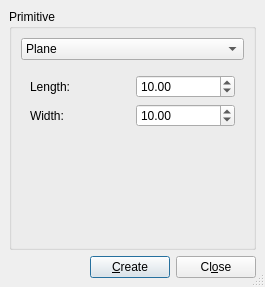
<ui version="4.0" >
 <author></author>
 <comment></comment>
 <exportmacro></exportmacro>
 <class>PartGui::DlgPrimitives</class>
 <widget class="QDialog" name="PartGui::DlgPrimitives" >
  <property name="geometry" >
   <rect>
    <x>0</x>
    <y>0</y>
    <width>265</width>
    <height>287</height>
   </rect>
  </property>
  <property name="windowTitle" >
   <string>Geometric Primitives</string>
  </property>
  <property name="sizeGripEnabled" >
   <bool>true</bool>
  </property>
  <layout class="QGridLayout" >
   <property name="margin" >
    <number>9</number>
   </property>
   <property name="spacing" >
    <number>6</number>
   </property>
   <item row="0" column="0" >
    <widget class="QGroupBox" name="groupBox1" >
     <property name="title" >
      <string>Primitive</string>
     </property>
     <layout class="QGridLayout" >
      <property name="margin" >
       <number>9</number>
      </property>
      <property name="spacing" >
       <number>6</number>
      </property>
      <item row="1" column="0" >
       <widget class="QStackedWidget" name="widgetStack2" >
        <property name="currentIndex" >
         <number>0</number>
        </property>
        <widget class="QWidget" name="page" >
         <layout class="QGridLayout" >
          <property name="margin" >
           <number>9</number>
          </property>
          <property name="spacing" >
           <number>6</number>
          </property>
          <item row="0" column="0" >
           <layout class="QGridLayout" >
            <property name="margin" >
             <number>0</number>
            </property>
            <property name="spacing" >
             <number>6</number>
            </property>
            <item row="0" column="1" >
             <widget class="QDoubleSpinBox" name="planeLength" >
              <property name="maximum" >
               <double>1000</double>
              </property>
              <property name="minimum" >
               <double>0</double>
              </property>
              <property name="value" >
               <double>10</double>
              </property>
             </widget>
            </item>
            <item row="1" column="0" >
             <widget class="QLabel" name="textLabel3_2" >
              <property name="text" >
               <string>Width:</string>
              </property>
             </widget>
            </item>
            <item row="0" column="0" >
             <widget class="QLabel" name="textLabel2_2" >
              <property name="text" >
               <string>Length:</string>
              </property>
             </widget>
            </item>
            <item row="1" column="1" >
             <widget class="QDoubleSpinBox" name="planeWidth" >
              <property name="maximum" >
               <double>1000</double>
              </property>
              <property name="value" >
               <double>10</double>
              </property>
             </widget>
            </item>
           </layout>
          </item>
          <item row="1" column="0" >
           <spacer>
            <property name="orientation" >
             <enum>Qt::Vertical</enum>
            </property>
            <property name="sizeHint" >
             <size>
              <width>20</width>
              <height>40</height>
             </size>
            </property>
           </spacer>
          </item>
         </layout>
        </widget>
        <widget class="QWidget" name="WStackPage1" >
         <layout class="QGridLayout" >
          <property name="margin" >
           <number>9</number>
          </property>
          <property name="spacing" >
           <number>6</number>
          </property>
          <item row="1" column="0" >
           <spacer>
            <property name="orientation" >
             <enum>Qt::Vertical</enum>
            </property>
            <property name="sizeType" >
             <enum>QSizePolicy::Expanding</enum>
            </property>
            <property name="sizeHint" >
             <size>
              <width>20</width>
              <height>51</height>
             </size>
            </property>
           </spacer>
          </item>
          <item row="0" column="0" >
           <layout class="QGridLayout" >
            <property name="margin" >
             <number>0</number>
            </property>
            <property name="spacing" >
             <number>6</number>
            </property>
            <item row="2" column="0" >
             <widget class="QLabel" name="textLabel4" >
              <property name="text" >
               <string>Height:</string>
              </property>
             </widget>
            </item>
            <item row="2" column="1" >
             <widget class="QDoubleSpinBox" name="boxHeight" >
              <property name="maximum" >
               <double>1000</double>
              </property>
              <property name="value" >
               <double>10</double>
              </property>
             </widget>
            </item>
            <item row="0" column="1" >
             <widget class="QDoubleSpinBox" name="boxLength" >
              <property name="maximum" >
               <double>1000</double>
              </property>
              <property name="minimum" >
               <double>0</double>
              </property>
              <property name="value" >
               <double>10</double>
              </property>
             </widget>
            </item>
            <item row="0" column="0" >
             <widget class="QLabel" name="textLabel2" >
              <property name="text" >
               <string>Length:</string>
              </property>
             </widget>
            </item>
            <item row="1" column="1" >
             <widget class="QDoubleSpinBox" name="boxWidth" >
              <property name="maximum" >
               <double>1000</double>
              </property>
              <property name="value" >
               <double>10</double>
              </property>
             </widget>
            </item>
            <item row="1" column="0" >
             <widget class="QLabel" name="textLabel3" >
              <property name="text" >
               <string>Width:</string>
              </property>
             </widget>
            </item>
           </layout>
          </item>
         </layout>
        </widget>
        <widget class="QWidget" name="WStackPage2" >
         <layout class="QGridLayout" >
          <property name="margin" >
           <number>9</number>
          </property>
          <property name="spacing" >
           <number>6</number>
          </property>
          <item row="2" column="0" >
           <layout class="QHBoxLayout" >
            <property name="margin" >
             <number>0</number>
            </property>
            <property name="spacing" >
             <number>6</number>
            </property>
            <item>
             <widget class="QLabel" name="label" >
              <property name="text" >
               <string>Angle:</string>
              </property>
             </widget>
            </item>
            <item>
             <widget class="QDoubleSpinBox" name="cylinderAngle" >
              <property name="maximum" >
               <double>360</double>
              </property>
              <property name="value" >
               <double>360</double>
              </property>
             </widget>
            </item>
           </layout>
          </item>
          <item row="1" column="0" >
           <widget class="Line" name="line_2" >
            <property name="frameShape" >
             <enum>QFrame::HLine</enum>
            </property>
            <property name="frameShadow" >
             <enum>QFrame::Sunken</enum>
            </property>
           </widget>
          </item>
          <item row="3" column="0" >
           <spacer>
            <property name="orientation" >
             <enum>Qt::Vertical</enum>
            </property>
            <property name="sizeType" >
             <enum>QSizePolicy::Expanding</enum>
            </property>
            <property name="sizeHint" >
             <size>
              <width>31</width>
              <height>81</height>
             </size>
            </property>
           </spacer>
          </item>
          <item row="0" column="0" >
           <layout class="QGridLayout" >
            <property name="margin" >
             <number>0</number>
            </property>
            <property name="spacing" >
             <number>6</number>
            </property>
            <item row="0" column="0" >
             <widget class="QLabel" name="textLabel5" >
              <property name="text" >
               <string>Radius:</string>
              </property>
             </widget>
            </item>
            <item row="0" column="1" >
             <widget class="QDoubleSpinBox" name="cylinderRadius" >
              <property name="maximum" >
               <double>1000</double>
              </property>
              <property name="value" >
               <double>2</double>
              </property>
             </widget>
            </item>
            <item row="1" column="1" >
             <widget class="QDoubleSpinBox" name="cylinderHeight" >
              <property name="maximum" >
               <double>1000</double>
              </property>
              <property name="value" >
               <double>10</double>
              </property>
             </widget>
            </item>
            <item row="1" column="0" >
             <widget class="QLabel" name="textLabel6" >
              <property name="text" >
               <string>Height:</string>
              </property>
             </widget>
            </item>
           </layout>
          </item>
         </layout>
        </widget>
        <widget class="QWidget" name="WStackPage3" >
         <layout class="QGridLayout" >
          <property name="margin" >
           <number>9</number>
          </property>
          <property name="spacing" >
           <number>6</number>
          </property>
          <item row="2" column="0" >
           <layout class="QHBoxLayout" >
            <property name="margin" >
             <number>0</number>
            </property>
            <property name="spacing" >
             <number>6</number>
            </property>
            <item>
             <widget class="QLabel" name="label_4" >
              <property name="text" >
               <string>Angle:</string>
              </property>
             </widget>
            </item>
            <item>
             <widget class="QDoubleSpinBox" name="coneAngle" >
              <property name="maximum" >
               <double>360</double>
              </property>
              <property name="value" >
               <double>360</double>
              </property>
             </widget>
            </item>
           </layout>
          </item>
          <item row="1" column="0" >
           <widget class="Line" name="line_3" >
            <property name="frameShape" >
             <enum>QFrame::HLine</enum>
            </property>
            <property name="frameShadow" >
             <enum>QFrame::Sunken</enum>
            </property>
           </widget>
          </item>
          <item row="3" column="0" >
           <spacer>
            <property name="orientation" >
             <enum>Qt::Vertical</enum>
            </property>
            <property name="sizeType" >
             <enum>QSizePolicy::Expanding</enum>
            </property>
            <property name="sizeHint" >
             <size>
              <width>31</width>
              <height>91</height>
             </size>
            </property>
           </spacer>
          </item>
          <item row="0" column="0" >
           <layout class="QGridLayout" >
            <property name="margin" >
             <number>0</number>
            </property>
            <property name="spacing" >
             <number>6</number>
            </property>
            <item rowspan="2" row="2" column="0" >
             <widget class="QLabel" name="textLabel11" >
              <property name="text" >
               <string>Height:</string>
              </property>
             </widget>
            </item>
            <item rowspan="2" row="1" column="1" >
             <widget class="QDoubleSpinBox" name="coneRadius2" >
              <property name="maximum" >
               <double>1000</double>
              </property>
              <property name="value" >
               <double>4</double>
              </property>
             </widget>
            </item>
            <item row="3" column="1" >
             <widget class="QDoubleSpinBox" name="coneHeight" >
              <property name="maximum" >
               <double>1000</double>
              </property>
              <property name="value" >
               <double>10</double>
              </property>
             </widget>
            </item>
            <item row="0" column="1" >
             <widget class="QDoubleSpinBox" name="coneRadius1" >
              <property name="maximum" >
               <double>1000</double>
              </property>
              <property name="value" >
               <double>2</double>
              </property>
             </widget>
            </item>
            <item row="0" column="0" >
             <widget class="QLabel" name="textLabel9" >
              <property name="text" >
               <string>Radius 1:</string>
              </property>
             </widget>
            </item>
            <item row="1" column="0" >
             <widget class="QLabel" name="textLabel10" >
              <property name="text" >
               <string>Radius 2:</string>
              </property>
             </widget>
            </item>
           </layout>
          </item>
         </layout>
        </widget>
        <widget class="QWidget" name="WStackPage4" >
         <layout class="QGridLayout" >
          <property name="margin" >
           <number>9</number>
          </property>
          <property name="spacing" >
           <number>6</number>
          </property>
          <item row="1" column="0" >
           <widget class="Line" name="line" >
            <property name="frameShape" >
             <enum>QFrame::HLine</enum>
            </property>
            <property name="frameShadow" >
             <enum>QFrame::Sunken</enum>
            </property>
           </widget>
          </item>
          <item row="2" column="0" >
           <layout class="QGridLayout" >
            <property name="margin" >
             <number>0</number>
            </property>
            <property name="spacing" >
             <number>6</number>
            </property>
            <item row="0" column="0" >
             <widget class="QLabel" name="label_3" >
              <property name="text" >
               <string>U parametric:</string>
              </property>
             </widget>
            </item>
            <item row="2" column="0" >
             <spacer>
              <property name="orientation" >
               <enum>Qt::Horizontal</enum>
              </property>
              <property name="sizeType" >
               <enum>QSizePolicy::Preferred</enum>
              </property>
              <property name="sizeHint" >
               <size>
                <width>81</width>
                <height>20</height>
               </size>
              </property>
             </spacer>
            </item>
            <item row="1" column="1" >
             <widget class="QDoubleSpinBox" name="sphereAngle1" >
              <property name="maximum" >
               <double>90</double>
              </property>
              <property name="minimum" >
               <double>-90</double>
              </property>
              <property name="value" >
               <double>-90</double>
              </property>
             </widget>
            </item>
            <item row="1" column="0" >
             <widget class="QLabel" name="label_2" >
              <property name="text" >
               <string>V parametric:</string>
              </property>
             </widget>
            </item>
            <item row="2" column="1" >
             <widget class="QDoubleSpinBox" name="sphereAngle2" >
              <property name="maximum" >
               <double>90</double>
              </property>
              <property name="minimum" >
               <double>-90</double>
              </property>
              <property name="value" >
               <double>90</double>
              </property>
             </widget>
            </item>
            <item row="0" column="1" >
             <widget class="QDoubleSpinBox" name="sphereAngle3" >
              <property name="maximum" >
               <double>360</double>
              </property>
              <property name="value" >
               <double>360</double>
              </property>
             </widget>
            </item>
           </layout>
          </item>
          <item row="3" column="0" >
           <spacer>
            <property name="orientation" >
             <enum>Qt::Vertical</enum>
            </property>
            <property name="sizeType" >
             <enum>QSizePolicy::Expanding</enum>
            </property>
            <property name="sizeHint" >
             <size>
              <width>21</width>
              <height>151</height>
             </size>
            </property>
           </spacer>
          </item>
          <item row="0" column="0" >
           <layout class="QHBoxLayout" >
            <property name="margin" >
             <number>0</number>
            </property>
            <property name="spacing" >
             <number>6</number>
            </property>
            <item>
             <widget class="QLabel" name="textLabel14" >
              <property name="text" >
               <string>Radius:</string>
              </property>
             </widget>
            </item>
            <item>
             <widget class="QDoubleSpinBox" name="sphereRadius" >
              <property name="maximum" >
               <double>1000</double>
              </property>
              <property name="value" >
               <double>5</double>
              </property>
             </widget>
            </item>
           </layout>
          </item>
         </layout>
        </widget>
        <widget class="QWidget" name="WStackPage5" >
         <layout class="QGridLayout" >
          <property name="margin" >
           <number>9</number>
          </property>
          <property name="spacing" >
           <number>6</number>
          </property>
          <item row="3" column="0" >
           <spacer>
            <property name="orientation" >
             <enum>Qt::Vertical</enum>
            </property>
            <property name="sizeHint" >
             <size>
              <width>20</width>
              <height>20</height>
             </size>
            </property>
           </spacer>
          </item>
          <item row="1" column="0" >
           <widget class="Line" name="line_5" >
            <property name="frameShape" >
             <enum>QFrame::HLine</enum>
            </property>
            <property name="frameShadow" >
             <enum>QFrame::Sunken</enum>
            </property>
           </widget>
          </item>
          <item row="0" column="0" >
           <layout class="QGridLayout" >
            <property name="margin" >
             <number>0</number>
            </property>
            <property name="spacing" >
             <number>6</number>
            </property>
            <item row="1" column="1" >
             <widget class="QDoubleSpinBox" name="ellipsoidRadius2" >
              <property name="maximum" >
               <double>1000</double>
              </property>
              <property name="value" >
               <double>4</double>
              </property>
             </widget>
            </item>
            <item row="0" column="1" >
             <widget class="QDoubleSpinBox" name="ellipsoidRadius1" >
              <property name="maximum" >
               <double>1000</double>
              </property>
              <property name="value" >
               <double>2</double>
              </property>
             </widget>
            </item>
            <item row="0" column="0" >
             <widget class="QLabel" name="textLabel21" >
              <property name="text" >
               <string>Radius 1:</string>
              </property>
             </widget>
            </item>
            <item row="1" column="0" >
             <widget class="QLabel" name="textLabel22" >
              <property name="text" >
               <string>Radius 2:</string>
              </property>
             </widget>
            </item>
           </layout>
          </item>
          <item row="2" column="0" >
           <layout class="QGridLayout" >
            <property name="margin" >
             <number>0</number>
            </property>
            <property name="spacing" >
             <number>6</number>
            </property>
            <item row="0" column="0" >
             <widget class="QLabel" name="label23" >
              <property name="text" >
               <string>U parametric:</string>
              </property>
             </widget>
            </item>
            <item row="2" column="0" >
             <spacer>
              <property name="orientation" >
               <enum>Qt::Horizontal</enum>
              </property>
              <property name="sizeType" >
               <enum>QSizePolicy::Preferred</enum>
              </property>
              <property name="sizeHint" >
               <size>
                <width>81</width>
                <height>20</height>
               </size>
              </property>
             </spacer>
            </item>
            <item row="1" column="1" >
             <widget class="QDoubleSpinBox" name="ellipsoidAngle1" >
              <property name="maximum" >
               <double>90</double>
              </property>
              <property name="minimum" >
               <double>-90</double>
              </property>
              <property name="value" >
               <double>-90</double>
              </property>
             </widget>
            </item>
            <item row="1" column="0" >
             <widget class="QLabel" name="label24" >
              <property name="text" >
               <string>V parametric:</string>
              </property>
             </widget>
            </item>
            <item row="2" column="1" >
             <widget class="QDoubleSpinBox" name="ellipsoidAngle2" >
              <property name="maximum" >
               <double>90</double>
              </property>
              <property name="minimum" >
               <double>-90</double>
              </property>
              <property name="value" >
               <double>90</double>
              </property>
             </widget>
            </item>
            <item row="0" column="1" >
             <widget class="QDoubleSpinBox" name="ellipsoidAngle3" >
              <property name="maximum" >
               <double>360</double>
              </property>
              <property name="value" >
               <double>360</double>
              </property>
             </widget>
            </item>
           </layout>
          </item>
         </layout>
        </widget>
        <widget class="QWidget" name="WStackPage6" >
         <layout class="QGridLayout" >
          <property name="margin" >
           <number>9</number>
          </property>
          <property name="spacing" >
           <number>6</number>
          </property>
          <item row="1" column="0" >
           <widget class="Line" name="line_4" >
            <property name="frameShape" >
             <enum>QFrame::HLine</enum>
            </property>
            <property name="frameShadow" >
             <enum>QFrame::Sunken</enum>
            </property>
           </widget>
          </item>
          <item row="2" column="0" >
           <layout class="QGridLayout" >
            <property name="margin" >
             <number>0</number>
            </property>
            <property name="spacing" >
             <number>6</number>
            </property>
            <item row="0" column="0" >
             <widget class="QLabel" name="label_5" >
              <property name="text" >
               <string>U parametric:</string>
              </property>
             </widget>
            </item>
            <item row="2" column="0" >
             <spacer>
              <property name="orientation" >
               <enum>Qt::Horizontal</enum>
              </property>
              <property name="sizeType" >
               <enum>QSizePolicy::Preferred</enum>
              </property>
              <property name="sizeHint" >
               <size>
                <width>81</width>
                <height>20</height>
               </size>
              </property>
             </spacer>
            </item>
            <item row="1" column="1" >
             <widget class="QDoubleSpinBox" name="torusAngle1" >
              <property name="maximum" >
               <double>180</double>
              </property>
              <property name="minimum" >
               <double>-180</double>
              </property>
              <property name="value" >
               <double>-180</double>
              </property>
             </widget>
            </item>
            <item row="1" column="0" >
             <widget class="QLabel" name="label_6" >
              <property name="text" >
               <string>V parametric:</string>
              </property>
             </widget>
            </item>
            <item row="2" column="1" >
             <widget class="QDoubleSpinBox" name="torusAngle2" >
              <property name="maximum" >
               <double>180</double>
              </property>
              <property name="minimum" >
               <double>-180</double>
              </property>
              <property name="value" >
               <double>180</double>
              </property>
             </widget>
            </item>
            <item row="0" column="1" >
             <widget class="QDoubleSpinBox" name="torusAngle3" >
              <property name="maximum" >
               <double>360</double>
              </property>
              <property name="value" >
               <double>360</double>
              </property>
             </widget>
            </item>
           </layout>
          </item>
          <item row="3" column="0" >
           <spacer>
            <property name="orientation" >
             <enum>Qt::Vertical</enum>
            </property>
            <property name="sizeType" >
             <enum>QSizePolicy::Expanding</enum>
            </property>
            <property name="sizeHint" >
             <size>
              <width>20</width>
              <height>91</height>
             </size>
            </property>
           </spacer>
          </item>
          <item row="0" column="0" >
           <layout class="QGridLayout" >
            <property name="margin" >
             <number>0</number>
            </property>
            <property name="spacing" >
             <number>6</number>
            </property>
            <item row="1" column="0" >
             <widget class="QLabel" name="textLabel20" >
              <property name="text" >
               <string>Radius 2:</string>
              </property>
             </widget>
            </item>
            <item row="0" column="0" >
             <widget class="QLabel" name="textLabel19" >
              <property name="text" >
               <string>Radius 1:</string>
              </property>
             </widget>
            </item>
            <item row="1" column="1" >
             <widget class="QDoubleSpinBox" name="torusRadius2" >
              <property name="maximum" >
               <double>1000</double>
              </property>
              <property name="value" >
               <double>2</double>
              </property>
             </widget>
            </item>
            <item row="0" column="1" >
             <widget class="QDoubleSpinBox" name="torusRadius1" >
              <property name="maximum" >
               <double>1000</double>
              </property>
              <property name="value" >
               <double>10</double>
              </property>
             </widget>
            </item>
           </layout>
          </item>
         </layout>
        </widget>
       </widget>
      </item>
      <item row="0" column="0" >
       <widget class="QComboBox" name="comboBox1" >
        <item>
         <property name="text" >
          <string>Plane</string>
         </property>
        </item>
        <item>
         <property name="text" >
          <string>Box</string>
         </property>
        </item>
        <item>
         <property name="text" >
          <string>Cylinder</string>
         </property>
        </item>
        <item>
         <property name="text" >
          <string>Cone</string>
         </property>
        </item>
        <item>
         <property name="text" >
          <string>Sphere</string>
         </property>
        </item>
        <item>
         <property name="text" >
          <string>Ellipsoid</string>
         </property>
        </item>
        <item>
         <property name="text" >
          <string>Torus</string>
         </property>
        </item>
       </widget>
      </item>
     </layout>
    </widget>
   </item>
   <item row="1" column="0" >
    <layout class="QHBoxLayout" >
     <property name="margin" >
      <number>0</number>
     </property>
     <property name="spacing" >
      <number>6</number>
     </property>
     <item>
      <spacer>
       <property name="orientation" >
        <enum>Qt::Horizontal</enum>
       </property>
       <property name="sizeType" >
        <enum>QSizePolicy::Expanding</enum>
       </property>
       <property name="sizeHint" >
        <size>
         <width>20</width>
         <height>20</height>
        </size>
       </property>
      </spacer>
     </item>
     <item>
      <widget class="QPushButton" name="createSolidButton" >
       <property name="text" >
        <string>&amp;Create</string>
       </property>
       <property name="shortcut" >
        <string>Alt+C</string>
       </property>
       <property name="autoDefault" >
        <bool>true</bool>
       </property>
       <property name="default" >
        <bool>true</bool>
       </property>
      </widget>
     </item>
     <item>
      <widget class="QPushButton" name="buttonClose" >
       <property name="text" >
        <string>Cl&amp;ose</string>
       </property>
       <property name="shortcut" >
        <string>Alt+O</string>
       </property>
       <property name="autoDefault" >
        <bool>true</bool>
       </property>
      </widget>
     </item>
    </layout>
   </item>
  </layout>
 </widget>
 <layoutdefault spacing="6" margin="11" />
 <pixmapfunction>qPixmapFromMimeSource</pixmapfunction>
 <tabstops>
  <tabstop>comboBox1</tabstop>
  <tabstop>planeLength</tabstop>
  <tabstop>planeWidth</tabstop>
  <tabstop>boxLength</tabstop>
  <tabstop>boxWidth</tabstop>
  <tabstop>boxHeight</tabstop>
  <tabstop>cylinderRadius</tabstop>
  <tabstop>cylinderHeight</tabstop>
  <tabstop>cylinderAngle</tabstop>
  <tabstop>coneRadius1</tabstop>
  <tabstop>coneRadius2</tabstop>
  <tabstop>coneHeight</tabstop>
  <tabstop>coneAngle</tabstop>
  <tabstop>sphereRadius</tabstop>
  <tabstop>sphereAngle3</tabstop>
  <tabstop>sphereAngle1</tabstop>
  <tabstop>sphereAngle2</tabstop>
  <tabstop>ellipsoidRadius1</tabstop>
  <tabstop>ellipsoidRadius2</tabstop>
  <tabstop>ellipsoidAngle3</tabstop>
  <tabstop>ellipsoidAngle1</tabstop>
  <tabstop>ellipsoidAngle2</tabstop>
  <tabstop>torusRadius1</tabstop>
  <tabstop>torusRadius2</tabstop>
  <tabstop>torusAngle3</tabstop>
  <tabstop>torusAngle1</tabstop>
  <tabstop>torusAngle2</tabstop>
  <tabstop>createSolidButton</tabstop>
  <tabstop>buttonClose</tabstop>
 </tabstops>
 <resources/>
 <connections>
  <connection>
   <sender>comboBox1</sender>
   <signal>activated(int)</signal>
   <receiver>widgetStack2</receiver>
   <slot>setCurrentIndex(int)</slot>
   <hints>
    <hint type="sourcelabel" >
     <x>85</x>
     <y>50</y>
    </hint>
    <hint type="destinationlabel" >
     <x>230</x>
     <y>116</y>
    </hint>
   </hints>
  </connection>
  <connection>
   <sender>buttonClose</sender>
   <signal>clicked()</signal>
   <receiver>PartGui::DlgPrimitives</receiver>
   <slot>reject()</slot>
   <hints>
    <hint type="sourcelabel" >
     <x>254</x>
     <y>282</y>
    </hint>
    <hint type="destinationlabel" >
     <x>44</x>
     <y>268</y>
    </hint>
   </hints>
  </connection>
  <connection>
   <sender>createSolidButton</sender>
   <signal>clicked()</signal>
   <receiver>PartGui::DlgPrimitives</receiver>
   <slot>accept()</slot>
   <hints>
    <hint type="sourcelabel" >
     <x>160</x>
     <y>276</y>
    </hint>
    <hint type="destinationlabel" >
     <x>8</x>
     <y>277</y>
    </hint>
   </hints>
  </connection>
 </connections>
</ui>
